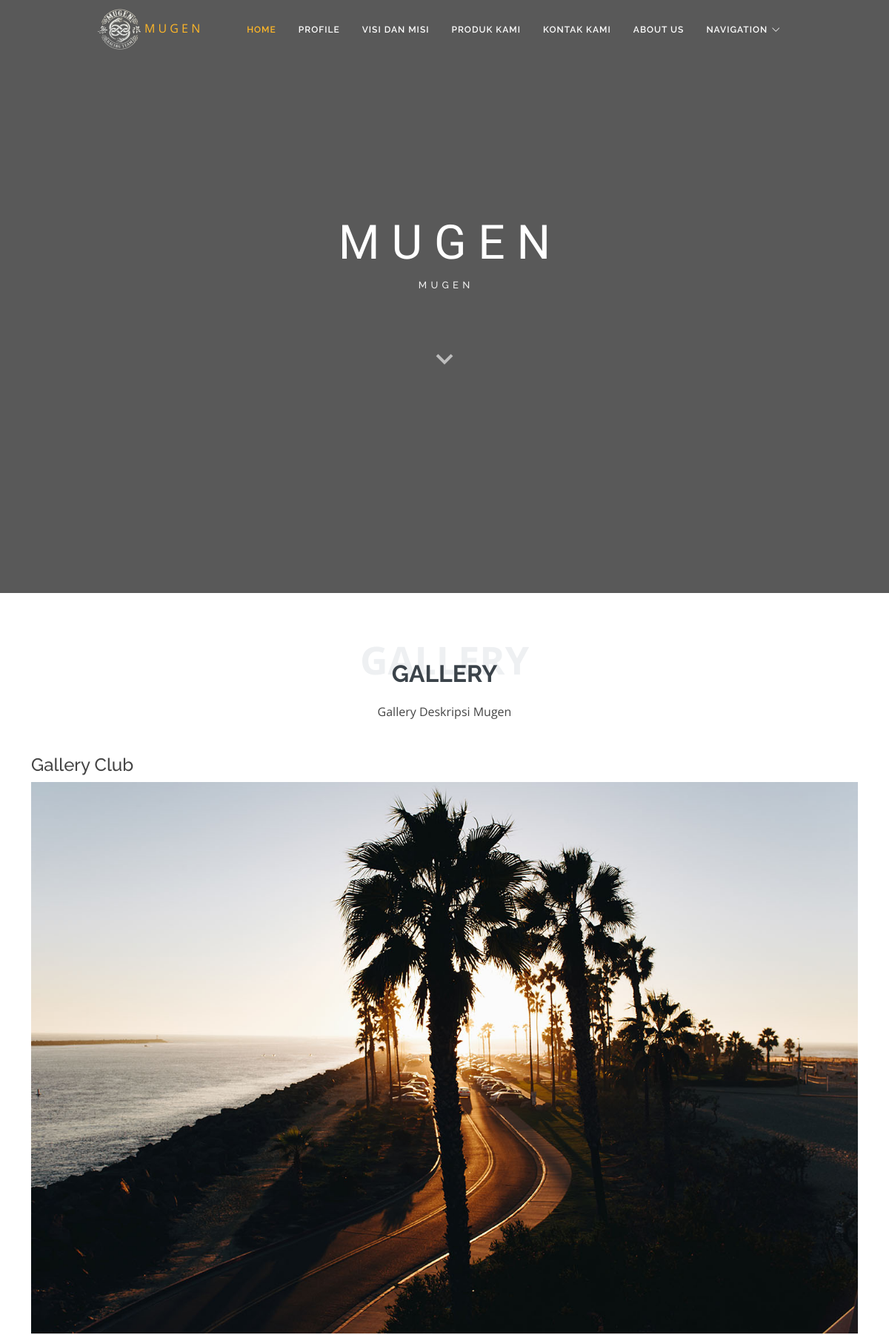
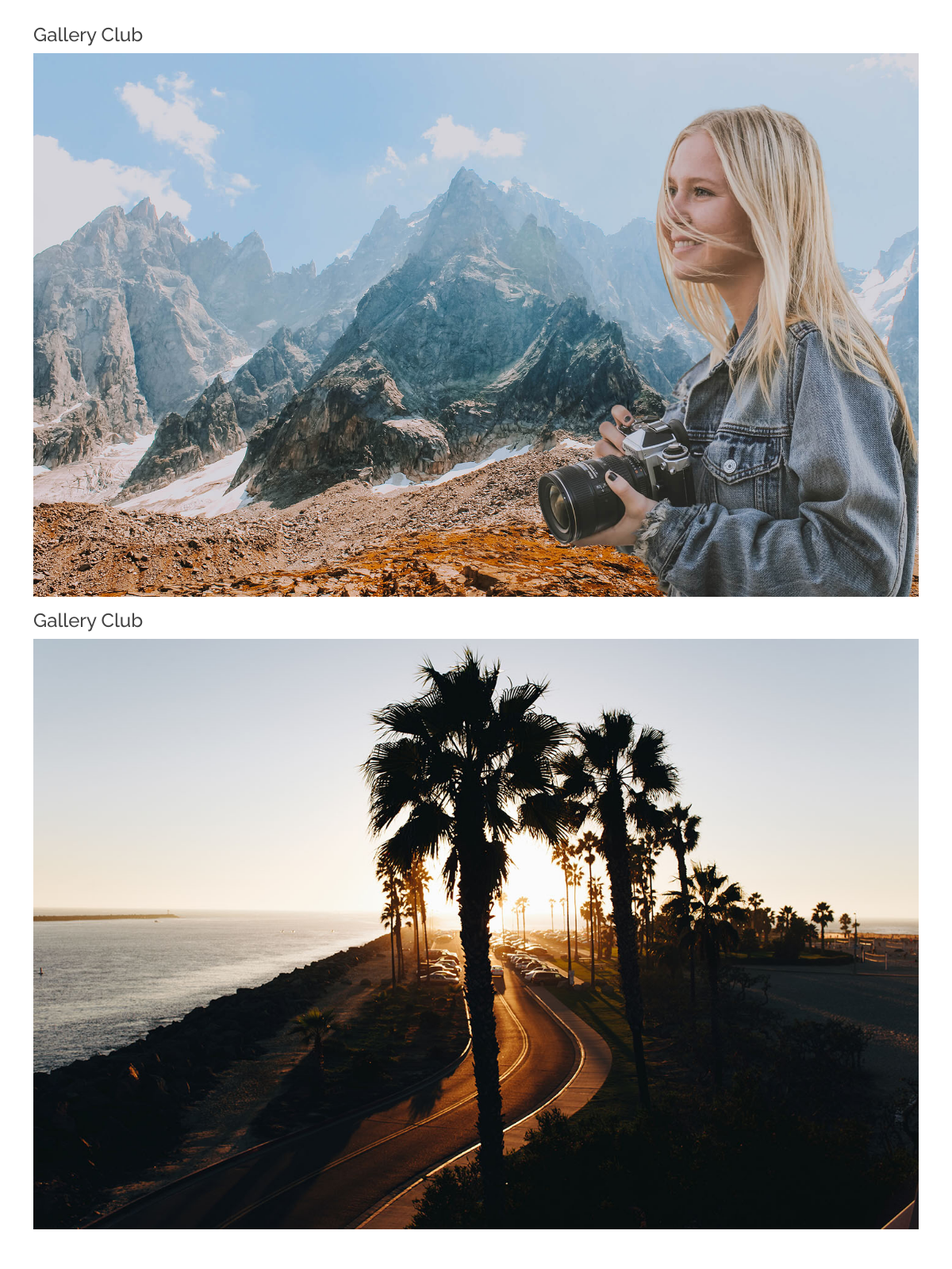
/gallery.php (upper part), run on the app's committed database (2 pictures, top to bottom).
### tables this page shows
CREATE TABLE `home` (
  `id` bigint(20) NOT NULL,
  `logo_brand` varchar(50) NOT NULL,
  `home_title` varchar(50) NOT NULL,
  `home_description` varchar(50) NOT NULL,
  `img` varchar(255) NOT NULL
);

CREATE TABLE `gallery` (
  `id` bigint(20) NOT NULL,
  `img` varchar(255) NOT NULL
);

### base/koneksi.php (called while the page is built, shortened)
<?php
$serverName = "localhost";
$username = "root";
$password = "";
$dbName = "biker";
$conn = new mysqli($serverName, $username, $password, $dbName);
function query($query)
{
    global $conn;
    $result = mysqli_query($conn, $query);
    $rows = [];
    while ($row = mysqli_fetch_assoc($result)) {
        $rows[] = $row;
    }
    return $rows;
}

### gallery.php (the view, shortened to what this page needs)
<?php
require "base/koneksi.php";
$logos = query ("SELECT * FROM home");
?>
<!DOCTYPE html>
<html lang="en">
<head>
  <link href="assets/vendor/bootstrap/css/bootstrap.min.css" rel="stylesheet">
  <link href="assets/vendor/bootstrap-icons/bootstrap-icons.css" rel="stylesheet">
  <link href="assets/vendor/boxicons/css/boxicons.min.css" rel="stylesheet">
  <link href="assets/vendor/glightbox/css/glightbox.min.css" rel="stylesheet">
  <link href="assets/vendor/swiper/swiper-bundle.min.css" rel="stylesheet">
  <link href="assets/css/style.css" rel="stylesheet">
</head>
<body>
  <header id="header" class="fixed-top d-flex justify-content-center align-items-center header-transparent">
  <div class="logo">
  <?php
$query = mysqli_query($conn, "SELECT * FROM home WHERE id = '1'");
$logos = mysqli_fetch_all($query, MYSQLI_ASSOC);
?>
        <?php foreach($logos as $row) : ?>
        <a href="index.php"><img src="assets/img/landing/logo.gif" alt="" class="img-fluid" width="60px"><span> <?= $row['logo_brand'];?></span></a>
      </div>
    <nav id="navbar" class="navbar">
      <ul>
        <li><a class="nav-link scrollto active" href="#hero">Home</a></li>
        <li><a class="nav-link scrollto" href="#profile">Profile</a></li>
        <li><a class="nav-link scrollto" href="#visimisi">Visi dan Misi</a></li>
        <li><a class="nav-link scrollto" href="#product">Produk Kami</a></li>
        <li><a class="nav-link scrollto " href="#contact">Kontak Kami</a></li>
        <li><a class="nav-link scrollto " href="#footer">About Us</a></li>
        <li class="dropdown"><a href="#"><span>Navigation</span> <i class="bi bi-chevron-down"></i></a>
        </li>
      </ul>
    </nav>
  </header>
  <section id="hero">
    <div class="hero-container">
      <h1><?= $row['home_title'];?></h1>
      <h2><?= $row['home_description'];?></h2>
      <a href="#about" class="btn-scroll scrollto" title="Scroll Down"><i class="bx bx-chevron-down"></i></a>
    </div>
  </section>
  <?php endforeach ?>
  <main id="main">
 <section id="gallery" class="portfolio">
      <div class="container">
        <div class="section-title">
          <span>Gallery</span>
          <h2>Gallery</h2>
          <p>Gallery Deskripsi Mugen</p>
        </div>
        <div class="content">
          <div class="row">
          <?php
$query = mysqli_query($conn, "SELECT * FROM gallery");
$gallery = mysqli_fetch_all($query, MYSQLI_ASSOC);
?>
<?php foreach($gallery as $galleryclub) : ?>
          <div class="col-lg-12 col-md-6 portfolio mb-3 mt-3">
            <h4>Gallery Club</h4>
            <div class="portfolio-img"><img src="assets/img/upload/<?= $galleryclub['img'];?>" class="img-fluid" alt=""></div>
          </div>
        </div>
        <?php endforeach ?>
    </section>
  </main>
</body>
</html>

### assets/css/style.css (style rules this page uses)
body { font-family: "Open Sans", sans-serif; color: #444444; }
a { color: #ffb727; text-decoration: none; }
h1, h2, h3, h4, h5, h6 { font-family: "Raleway", sans-serif; }
#header { z-index: 997; transition: all 0.5s; height: 80px; background: rgba(25, 28, 31, 0.8); }
#header.header-transparent { background: transparent; }
.logo a { margin-right: 3em; }
.navbar { padding: 0; }
.navbar ul { margin: 0; padding: 0; display: flex; list-style: none; align-items: center; }
.navbar li { position: relative; }
.navbar a, .navbar a:focus { display: flex; align-items: center; justify-content: space-between; padding: 10px 15px; color: #fff; white-space: nowrap; transition: 0.3s; font-size: 12px; font-family: "Raleway", sans-serif; text-transform: uppercase; font-weight: 600; letter-spacing: 1px; }
.navbar a i, .navbar a:focus i { font-size: 12px; line-height: 0; margin-left: 5px; }
.navbar a:hover, .navbar .active, .navbar .active:focus, .navbar li:hover>a { color: #ffb727; }
@media (max-width: 1366px) { .logo a { left: -100%; } }
#hero { width: 100%; height: 100vh; background: url("../img/landing/landing-bg.png") top right; background-size: cover; position: relative; }
#hero:before { content: ""; background: rgba(0, 0, 0, 0.65); position: absolute; bottom: 0; top: 0; left: 0; right: 0; }
#hero .hero-container { position: absolute; bottom: 0; top: 0; left: 0; right: 0; display: flex; justify-content: center; align-items: center; flex-direction: column; padding: 0 15px; }
#hero h1 { margin: 0 0 10px 0; font-size: 64px; font-family: "Satisfy", serif; color: #fff; }
#hero h2 { color: #eee; margin-bottom: 50px; font-size: 13px; font-weight: 500; letter-spacing: 1px; text-transform: uppercase; }
#hero .btn-scroll { transition: 0.4s; color: rgba(255, 255, 255, 0.6); animation: up-down 1s ease-in-out infinite alternate-reverse both; }
#hero .btn-scroll i { font-size: 48px; }
@media (min-width: 1024px) { #hero { background-attachment: fixed; } }
section { padding: 60px 0; }
.section-title { text-align: center; padding: 30px 0; position: relative; }
.section-title h2 { font-size: 32px; font-weight: 700; text-transform: uppercase; margin-bottom: 20px; padding-bottom: 0; color: #3b434a; position: relative; z-index: 2; }
.section-title span { position: absolute; top: 30px; color: #eef0f2; left: 0; right: 0; z-index: 1; font-weight: 700; font-size: 52px; text-transform: uppercase; line-height: 0; }
.section-title p { margin-bottom: 0; position: relative; z-index: 2; }

### data on the page
home: logo_brand "M U G E N", home_title "M U G E N", home_description "M U G E N"
gallery: img (picture)
gallery: img (picture)
gallery: img (picture)
